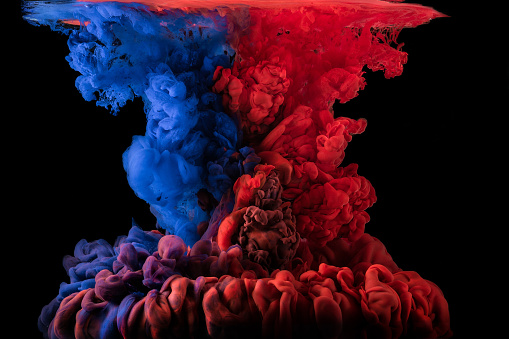
#> input picture data/img.png, 509 x 339 px
$ python train.py
#> lines starting #> are read from the running program, lines starting #| are printed output that depends on the picture
import numpy as np
np.random.seed(1)
from matplotlib import pyplot as plt
import skimage.data
from skimage.color import rgb2gray
from skimage.filters import threshold_mean
from skimage.transform import resize
import network

# Utils
# [51 lines left out: functions get_corrupted_input, reshape, plot, preprocessing, not called in this run]

def main():
    # [7 lines of commented-out code are left out]
    image = rgb2gray(skimage.io.imread("data/img.png"))
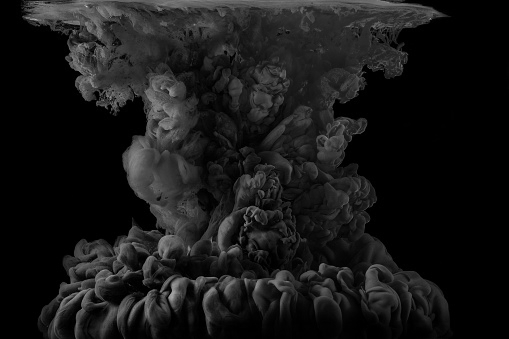
#> image: shape (339, 509) float64; min 0, max 0.829, mean 0.0942
    seven = rgb2gray(skimage.io.imread("data/seven.png"))
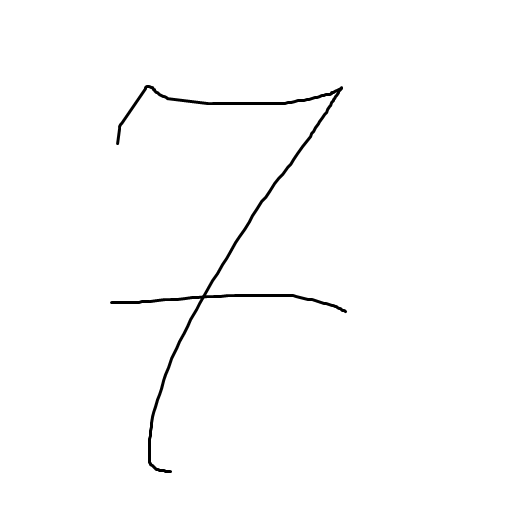
#> input picture data/seven.png, 512 x 512 px
#> seven: shape (512, 512) float64; min 0, max 1, mean 0.989
#> (the run stopped early here; a loop or call above may not have finished)
